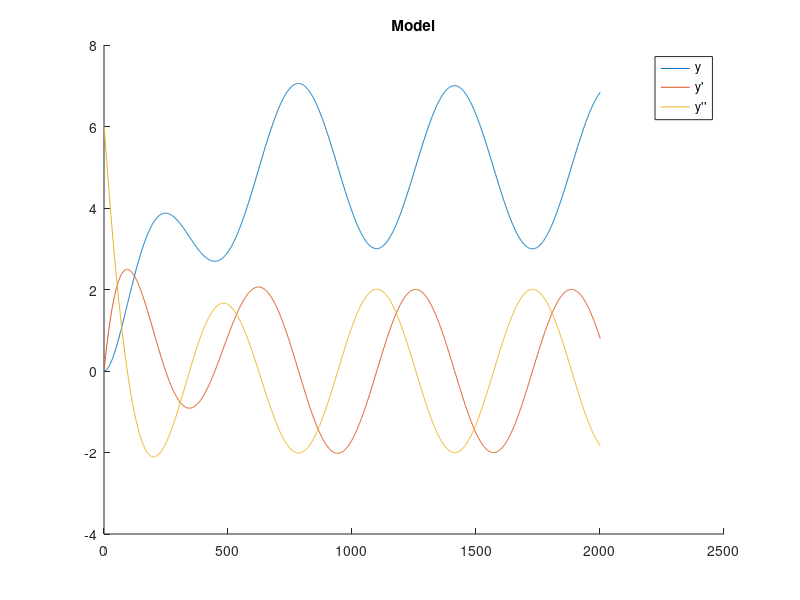
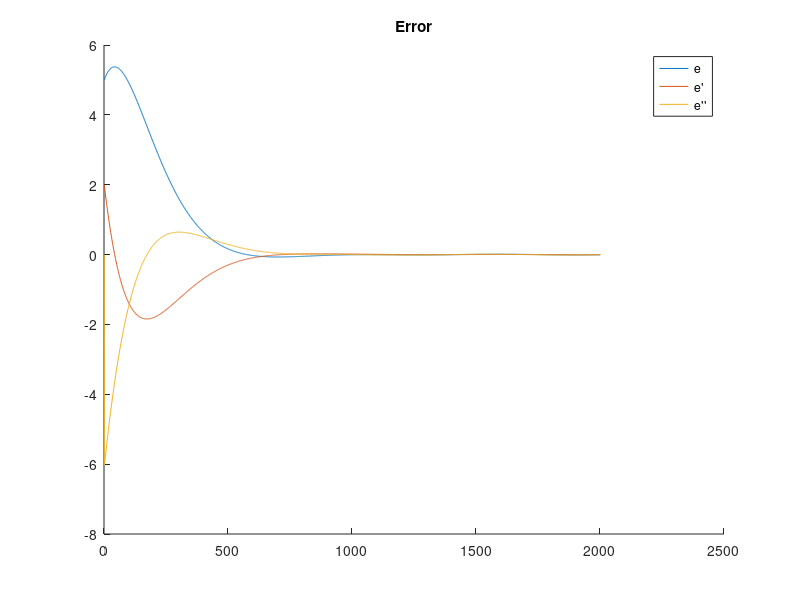
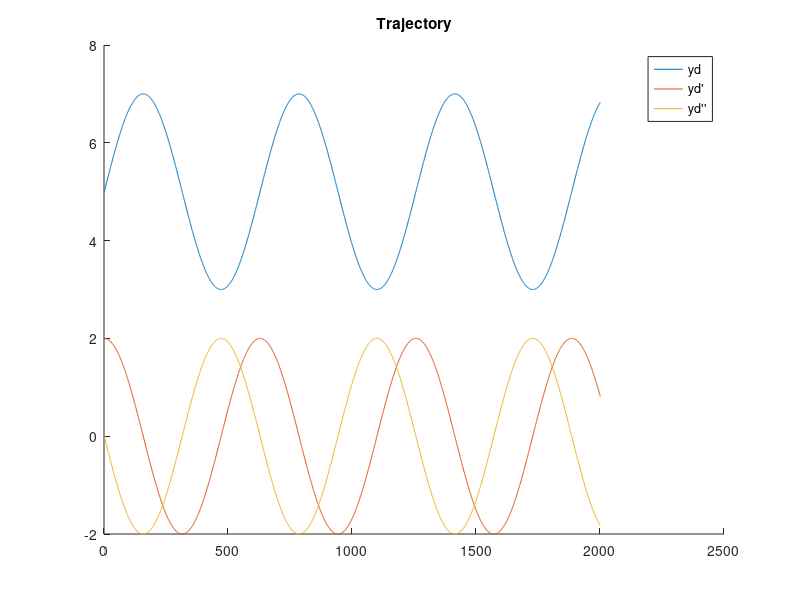

The MATLAB script that drew these images, in order:
% author: Mesih Veysi Kılınç
% date:   11-07-2019
% title:  Nonlinear Controller Simulation with exact parameter knowledge.
clc
clear all

%model parameters
m = 1.5; b = 2;

%gains
a = 1; k = 1;

q = 0;  qdot = 0; qddot = 0;
yd = 5; ydot = 0; yddot = 0;
e = yd-q; edot = 0; eddot = 0; 

%for ploting
index = 1;
qp = []; qdotp = []; qddotp = [];
ep = []; edotp = []; eddotp = [];
ydp = []; ydotp = []; yddotp = [];

step = 0.01;
for t=0:step:20
  
  %desired trajectory
  yd = 5 + 2*sin(t);
  ydot = 2*cos(t);
  yddot = -2*sin(t);
  
  %errors
  e = yd - q;
  edot = ydot - qdot;
  eddot = yddot - qddot;
  
  %control signal
  u = b*q*qdot+m*(1+q*q)*yddot + (1+q*q)*(k*(edot + a*e) + a*edot);
  
  %model
  qddot = (u-(b*q*qdot))/(m*(1+q*q));
  
  %integrate
  qdot = qdot + qddot*step;
  q  = q  + qdot*step;
  
  %for plotting
  qp(index) = q;
  qdotp(index) = qdot;
  qddotp(index) = qddot;
  ep(index) = e;
  edotp(index) = edot;
  eddotp(index) = eddot;
  ydp(index) = yd;
  ydotp(index) = ydot;
  yddotp(index) = yddot;
  index = index+1;
endfor

figure(1)
hold on;
plot(qp);
plot(qdotp);
plot(qddotp);
legend("y", "y'", "y''");
title("Model");

figure(2)
hold on;
plot(ep)
plot(edotp)
plot(eddotp)
legend("e", "e'", "e''");
title("Error");

figure(3)
hold on;
plot(ydp)
plot(ydotp)
plot(yddotp)
legend("yd", "yd'", "yd''");
title("Trajectory");
